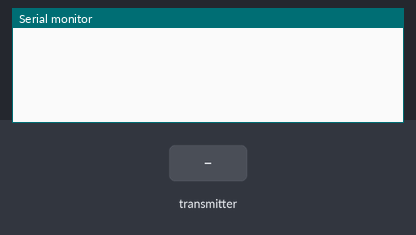
A sketch run on a simulated ESP32. Shown: the last lines printed to the serial monitor. The test bench sets the inputs (shaded band).

Above: at 1.2 s.
1.3 s: the transmitter starts sending bluetooth_tfminiDist = 0
At 1.66 s:
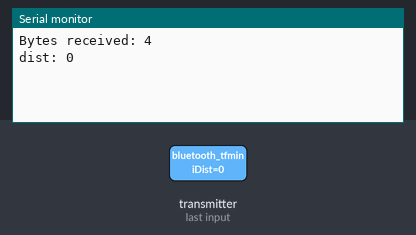
2.8 s: the transmitter starts sending bluetooth_tfminiDist = 1024
At 3.16 s:
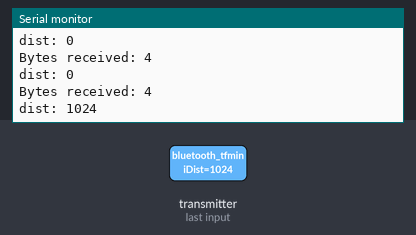

The sketch:

ESP32_Receiver.ino
```cpp
#include <esp_now.h>
#include <WiFi.h>

// Structure example to receive data
// Must match the sender structure
typedef struct struct_message {
  int bluetooth_tfminiDist;
} struct_message;

// Create a struct_message called myData
struct_message myData;

// callback function that will be executed when data is received
void OnDataRecv(const uint8_t * mac, const uint8_t *incomingData, int len) {
  memcpy(&myData, incomingData, sizeof(myData));
  Serial.print("Bytes received: ");
  Serial.println(len);
  Serial.print("dist: ");
  Serial.println(myData.bluetooth_tfminiDist);
}

void setup() {
  // Initialize Serial Monitor
  Serial.begin(115200);

  // Set device as a Wi-Fi Station
  WiFi.mode(WIFI_STA);

  // Init ESP-NOW
  if (esp_now_init() != ESP_OK) {
    Serial.println("Error initializing ESP-NOW");
    return;
  }

  // Once ESPNow is successfully Init, we will register for recv CB to
  // get recv packer info
  esp_now_register_recv_cb(OnDataRecv);
}

void loop() {

}
```

Measured:
- after the input at 1.3 s, the serial monitor: prints a new line after 0.05 s (image 1)
- after the input at 2.8 s, the serial monitor: prints a new line after 0.05 s (image 2)
